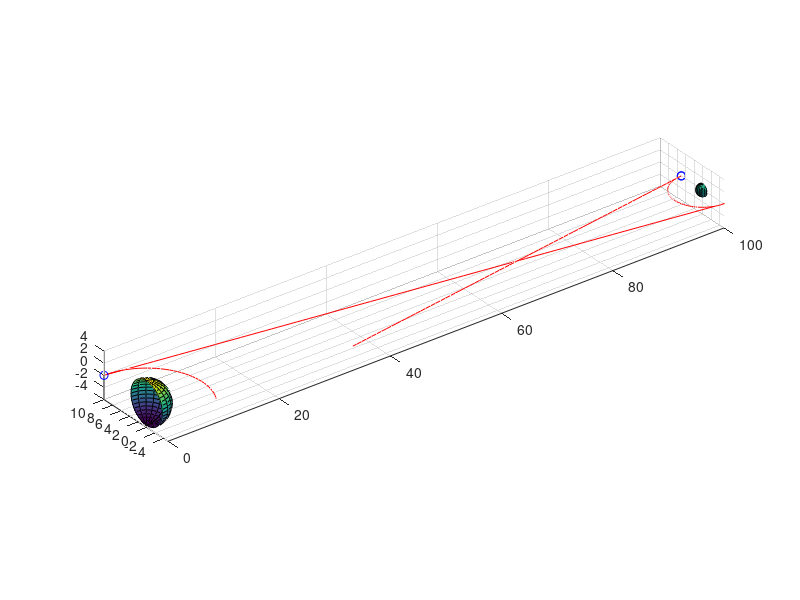

This figure's MATLAB source:
%This code is a basic representation of the Apollo 11 mission, showing
%important stages. It shows the orbit of the Earth and the Moon, and the
%Translunar injection and return journey. This model is not to scale,
%since it is just meant to be a rough representation of the mission.
clc 
clear all

[x,y,z] = sphere;
figure(1)
surf(3.67.*x,3.67.*y,3.67.*z)           %This produces the model sphere for the Earth
axis equal                              %This command keeps the axes separation equal
hold on                                 %Allows further plots to be added

surf(x+100,y,z)                         %This plots the model sphere for the moon
th = linspace(0,2*pi) ;                 %This plots an array for the angle
R = (10) ;                              %This produces the radius of the orbit around the Earth
x = R*cos(th-pi/2) ;                    %This plots the circular orbit around the Earth
y = R*sin(th-pi/2) ;
comet(x,y) ;                            %Comet plot of the orbit

xc = [0:1:100];                         %This produces an array for the Translunar injection plot
yc = 0.15.*xc -10;                      %This produces the straight line for the Translunar injection
comet(xc,yc)                            %Comet plot of the Translunar injection

t = linspace(0,2*pi) ;                  %This plots an array for the angle
R1 = (1)*5 ;                            %This is thh radius of the Lunar orbit
xb = R1*cos(t+(3*pi/2)) + 100 ;         %This plots the circular orbit around the Moon
yb = -R1*sin(t+(3*pi/2)) ;
comet(xb,yb) ;                          %Comet plot of the Lunar orbit

xd = [100:-1:0];                         %This produces an array for the return journey plot
yd = -0.15.*xd + 10;                     %This produces the straight line for the return journey
comet(xd,yd)                            %Comet plot of the return journey

hold off